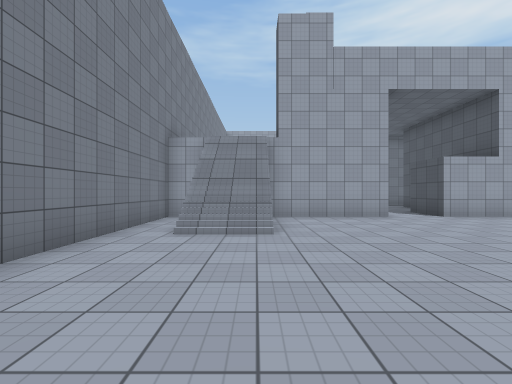
View 1 (above)

24 first-person views from a walk through a scene from a Unity 3-D project. The camera is 1.4 m above the floor, looks level and sees 90° across. The floor is counted in squares, 2 m on a side. Each view is taken from the middle of a square. On the plan, view 1 faces up. The plan holds only what a view shows up to about 9 squares ahead; the rest is blank. Surface patterns are stand-ins for the level's own textures.

View 2
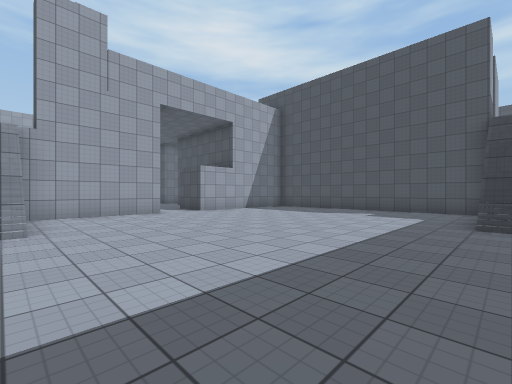

View 3
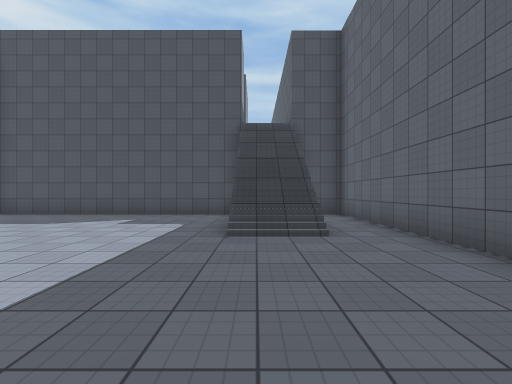

View 4
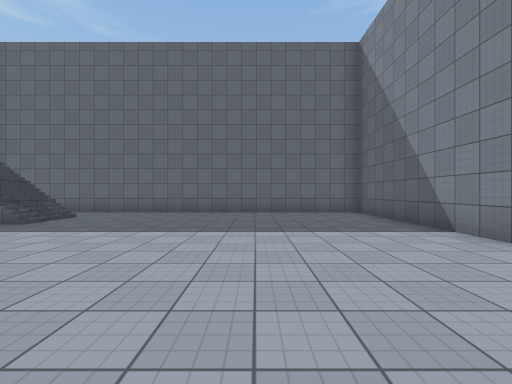

View 5
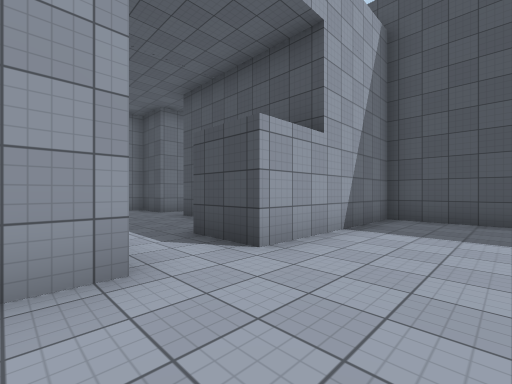

View 6
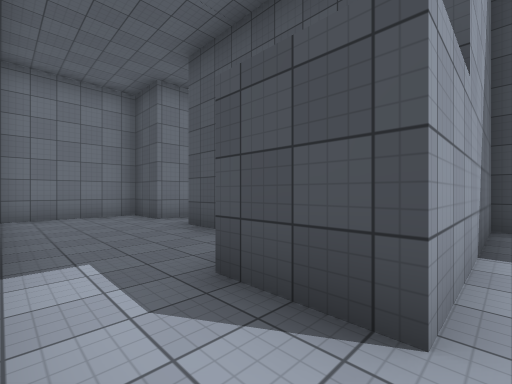

View 7
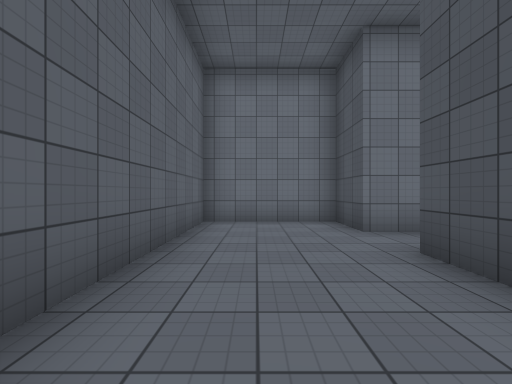

View 8
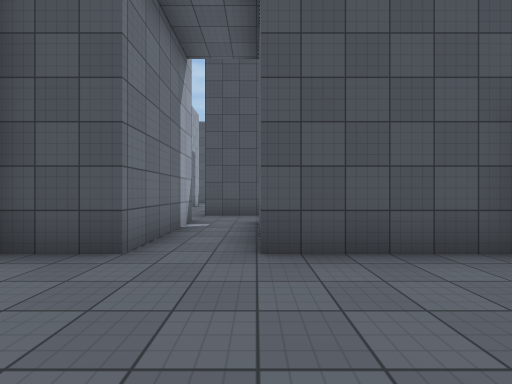

View 9
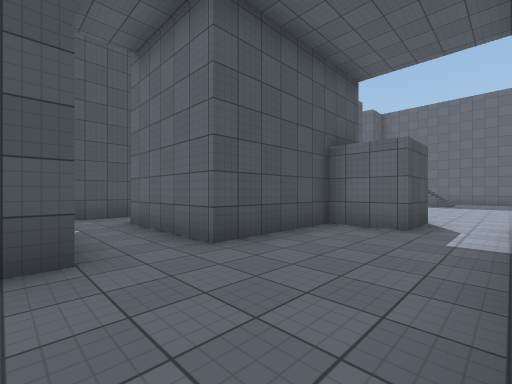

View 10
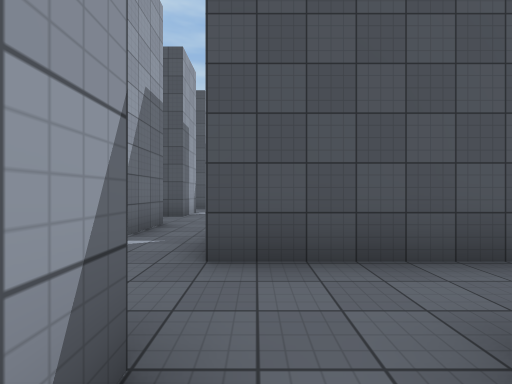

View 11
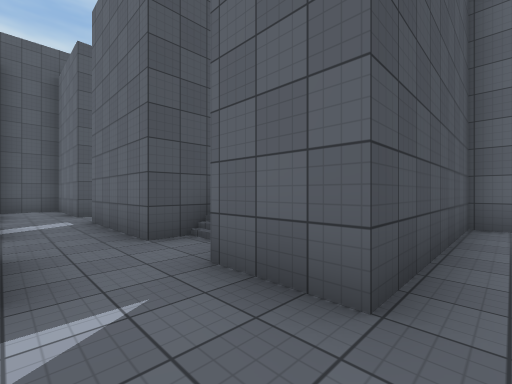

View 12
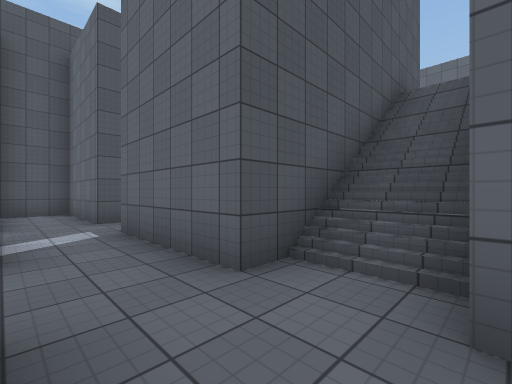

View 13
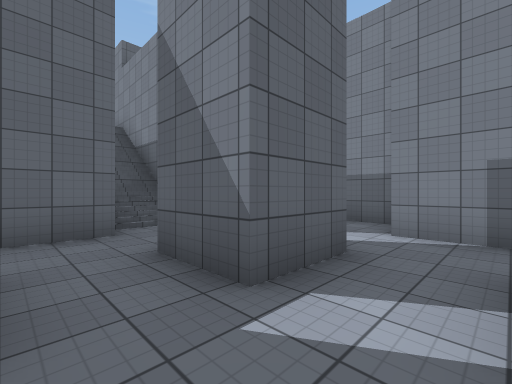

View 14
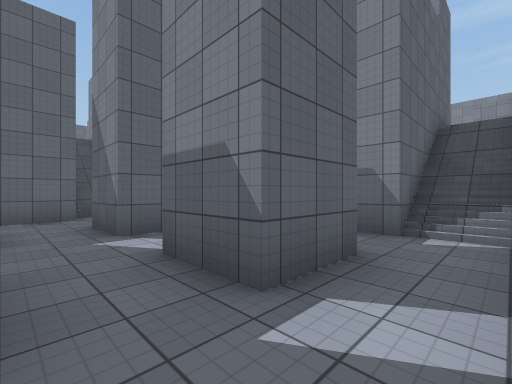

View 15
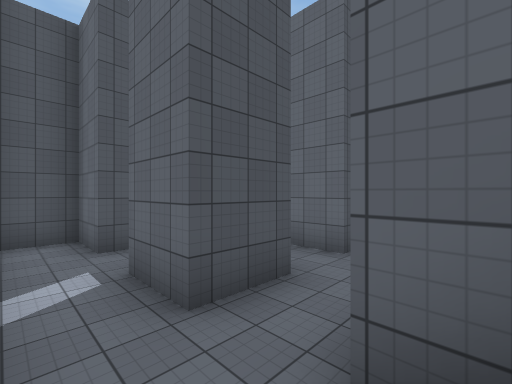

View 16
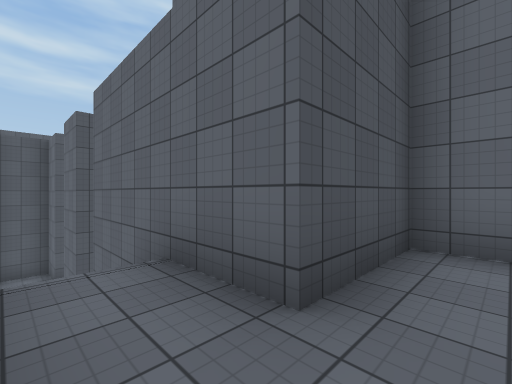

View 17
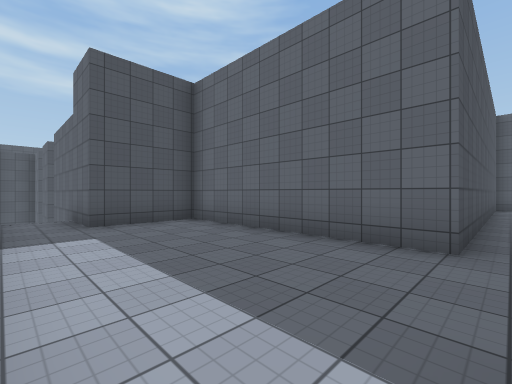

View 18
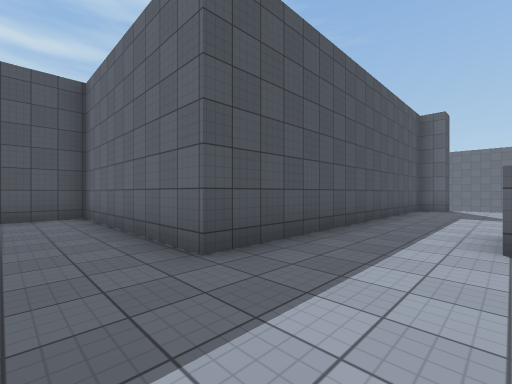

View 19
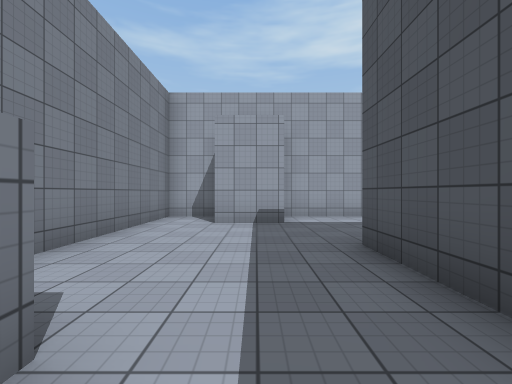

View 20
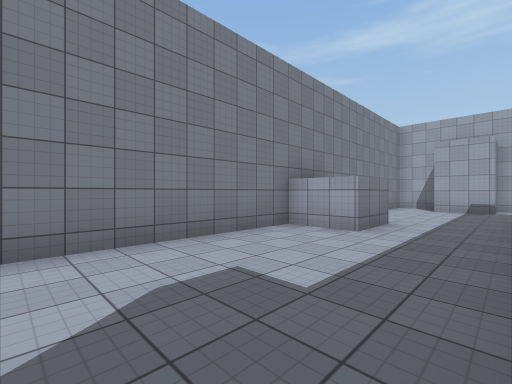

View 21
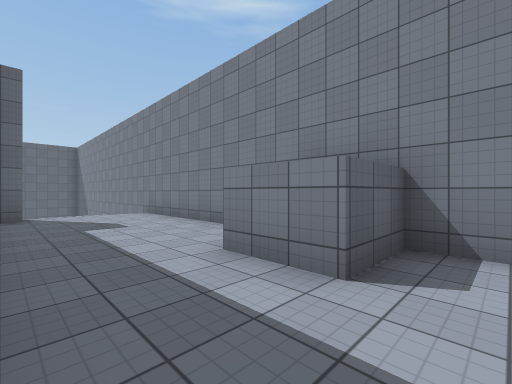

View 22
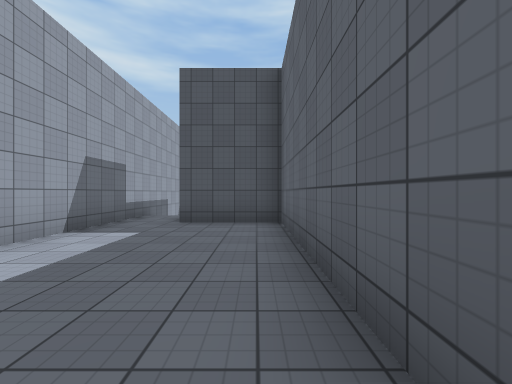

View 23
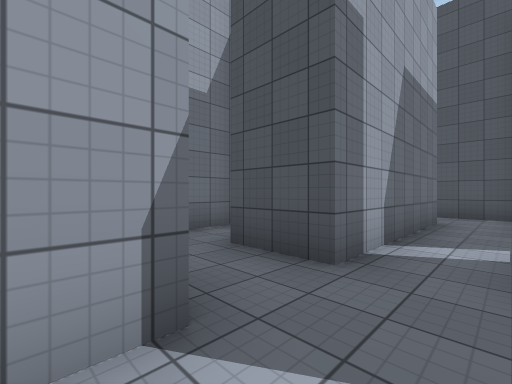

View 24
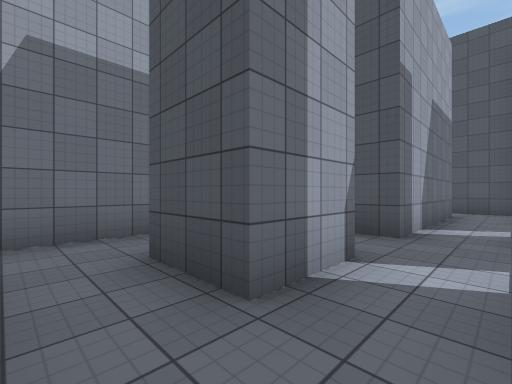

### Floor plan
Key: @ floor where view 1 was taken; # wall or solid block; . main floor; : floor 4.5 m higher than the main floor; / step, stairs or slope; v drop or lower ground.
Columns run from 3 left of view 1 to 23 right of it. Each row starts with its distance up from view 1.
 22 ##################  ##
 21 #:##::::::::///......#
 20 #:##::::::::///......#
 19 #:::::::::#####..#..####
 18 #:::::::::#   #...........#
 17 #::::######  ##...........#
 16 #::::# ####  #...#..#     #
 15 ###::######  #.........   #
 14 ###::##...####............#
 13 #::::##........##/###..####
 12 #::::##...####.##/#
 11 #::::##...#   .##/#
 10 #::::##...#   .##/#
  9 #::::##...#   .##/#
  8 #:::###..######## #
  7 #.//.........#
  6 #.//.........#
  5 #.//.........#
  4 #.//.........#
  3 #............#
  2 #............#
  1 #............#
  0 #..@.........##
 -1 #........////v
 -2 #........////##
 -3 #............#
 -4 ##############

Where each view was taken, in squares from view 1:
view 1: 0 up, 0 right, facing up
view 2: 1 down, 0 right, facing up-right
view 3: 1 down, 2 right, facing right
view 4: 5 up, 1 right, facing down
view 5: 5 up, 3 right, facing up-right
view 6: 7 up, 4 right, facing up-right
view 7: 9 up, 5 right, facing up
view 8: 12 up, 4 right, facing right
view 9: 14 up, 4 right, facing down-right
view 10: 13 up, 9 right, facing right
view 11: 15 up, 11 right, facing down-right
view 12: 15 up, 13 right, facing down-right
view 13: 18 up, 16 right, facing down-left
view 14: 21 up, 16 right, facing down-left
view 15: 21 up, 11 right, facing down-right
view 16: 21 up, 6 right, facing down-right
view 17: 21 up, 1 right, facing down-right
view 18: 19 up, 1 left, facing down-right
view 19: 14 up, 0 right, facing up
view 20: 9 up, 1 right, facing up-left
view 21: 16 up, 1 right, facing down-left
view 22: 18 up, 1 right, facing right
view 23: 17 up, 14 right, facing up-right
view 24: 17 up, 12 right, facing up-right
